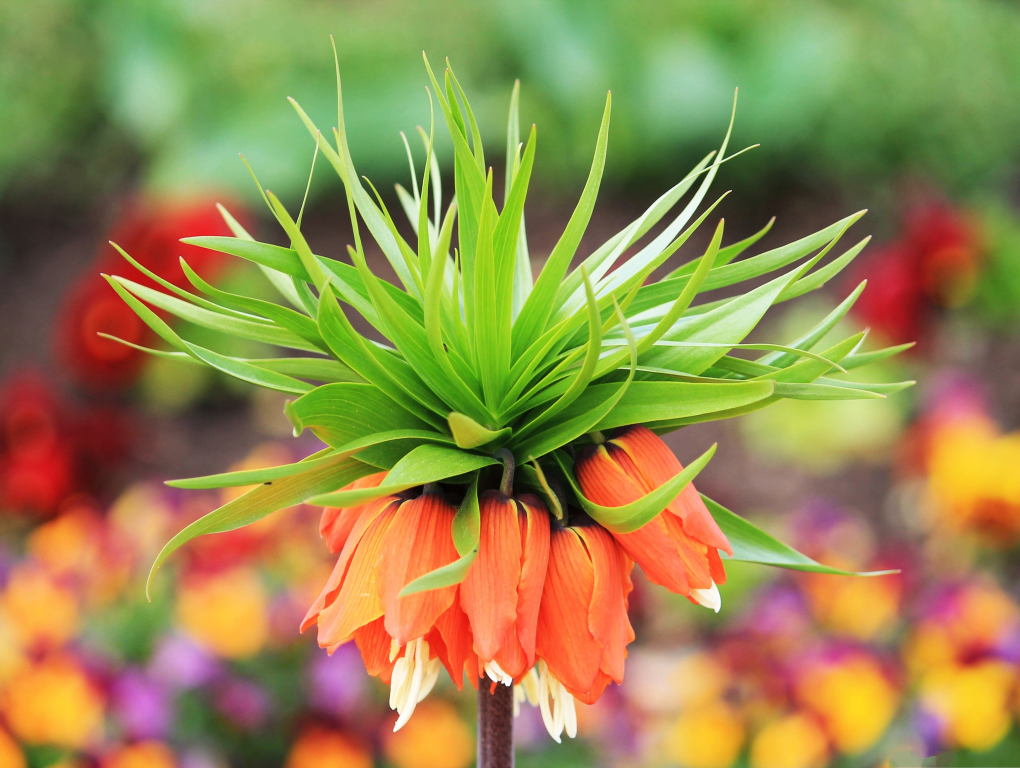
#> input picture ModelTests/output/origin.png, 2040 x 1536 px (shown at 1/2 size); the run also reads 5 pictures not shown here
$ python compare.py
#> lines starting #> are read from the running program, lines starting #| are printed output that depends on the picture
### ModelTests/utils.py
import cv2
import numpy as np
import matplotlib.pyplot as plt


def cut_graph(img,r,c,rSize,cSize):
    return img[r-rSize:r+rSize,c-cSize:c+cSize,:]

# [5 lines of commented-out code are left out]

### ModelTests/compare.py
import cv2
from utils import *
import numpy as np

input_path = "output/"

img = cv2.imread(input_path + "origin.png")
#> img is the input picture: shape (1536, 2040, 3); mean B, G, R 77, 136.4, 151.1
r = img.shape[0]//2 - 450
#> r = 318
c = img.shape[1]//2 + 350
#> c = 1370
rSize = 200
cSize = 200


img = cv2.imread(input_path + "origin.png")
img = cut_graph(img,r,c,rSize,cSize)
#> in cut_graph, `return img[r-rSize:r+rSize,c-cSize:c+cSize,:]`:
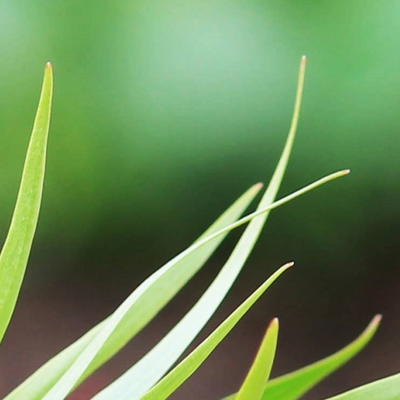
#> returned value: shape (400, 400, 3); mean of channels 0, 1, 2 86.7, 136.9, 105; drawn as B, G, R
cv2.imwrite("output/cut_origin.png", img)

img = cv2.imread(input_path + "bicubic.png")
img = cut_graph(img,r,c,rSize,cSize)
#> call 2 of cut_graph, with r = 318, c = 1370, rSize = 200, cSize = 200
#> in cut_graph (call 2), `return img[r-rSize:r+rSize,c-cSize:c+cSize,:]`:
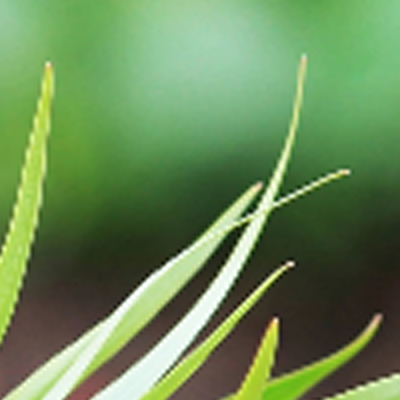
#> returned value: shape (400, 400, 3); mean of channels 0, 1, 2 86.8, 137, 105.1; drawn as B, G, R
cv2.imwrite("output/cut_bicubic.png", img)

img = cv2.imread(input_path + "EDSR.png")
img = cut_graph(img,r,c,rSize,cSize)
cv2.imwrite("output/cut_EDSR.png", img)

img = cv2.imread(input_path + "ESPCN.png")
img = cut_graph(img,r,c,rSize,cSize)
cv2.imwrite("output/cut_ESPCN.png", img)

img = cv2.imread(input_path + "FSRCNN.png")
img = cut_graph(img,r,c,rSize,cSize)
cv2.imwrite("output/cut_FSRCNN.png", img)

img = cv2.imread(input_path + "LapSRN.png")
img = cut_graph(img,r,c,rSize,cSize)
cv2.imwrite("output/cut_LapSRN.png", img)
